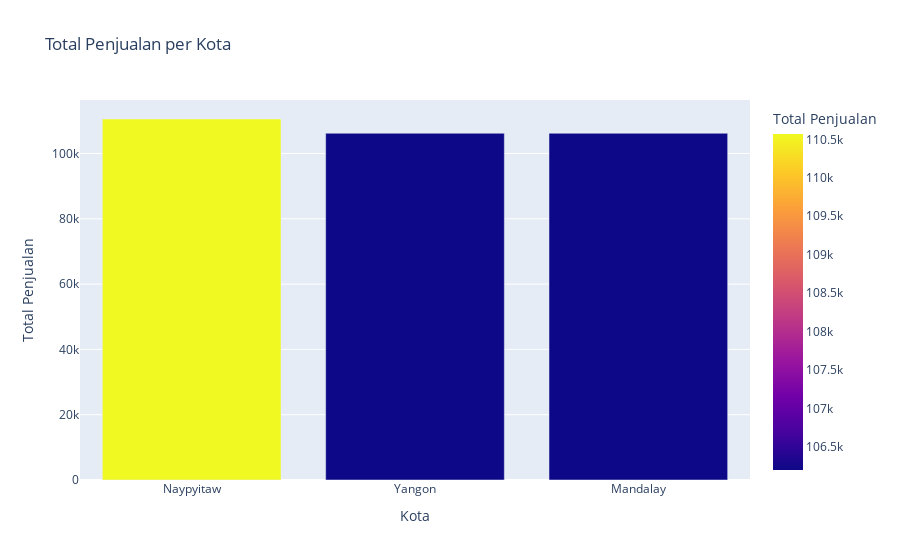

Write notebook code for a chart like this one.
### Code cell
# visualisasi bar chart
fig = px.bar(kota_penjualan_terbanyak, x='City', y='new_Total', title='Total Penjualan per Kota',
             labels={'City': 'Kota', 'new_Total': 'Total Penjualan'}, color='new_Total')
fig.show()

### Figure 1 — Plotly figure (JSON) as saved in the notebook; plotly's stock layout.template omitted (floating-point values rounded to 4 significant figures)
{"data": [{"alignmentgroup": "True", "hovertemplate": "Kota=%{x}<br>Total Penjualan=%{marker.color}<extra></extra>", "legendgroup": "", "marker": {"color": [110569, 106200, 106198], "coloraxis": "coloraxis", "pattern": {"shape": ""}}, "name": "", "offsetgroup": "", "orientation": "v", "showlegend": false, "textposition": "auto", "type": "bar", "x": ["Naypyitaw", "Yangon", "Mandalay"], "xaxis": "x", "y": [110569, 106200, 106198], "yaxis": "y"}], "layout": {"barmode": "relative", "coloraxis": {"colorbar": {"title": {"text": "Total Penjualan"}}, "colorscale": [[0, "#0d0887"], [0.1111, "#46039f"], [0.2222, "#7201a8"], [0.3333, "#9c179e"], [0.4444, "#bd3786"], [0.5556, "#d8576b"], [0.6667, "#ed7953"], [0.7778, "#fb9f3a"], [0.8889, "#fdca26"], [1, "#f0f921"]]}, "legend": {"tracegroupgap": 0}, "title": {"text": "Total Penjualan per Kota"}, "xaxis": {"anchor": "y", "domain": [0, 1], "title": {"text": "Kota"}}, "yaxis": {"anchor": "x", "domain": [0, 1], "title": {"text": "Total Penjualan"}}}}
